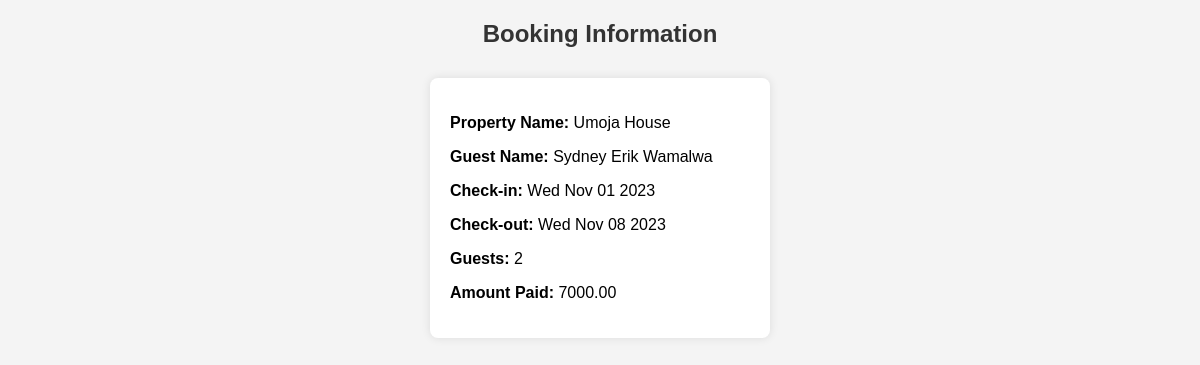
The app's page /viewpropertybookings/1, older data.
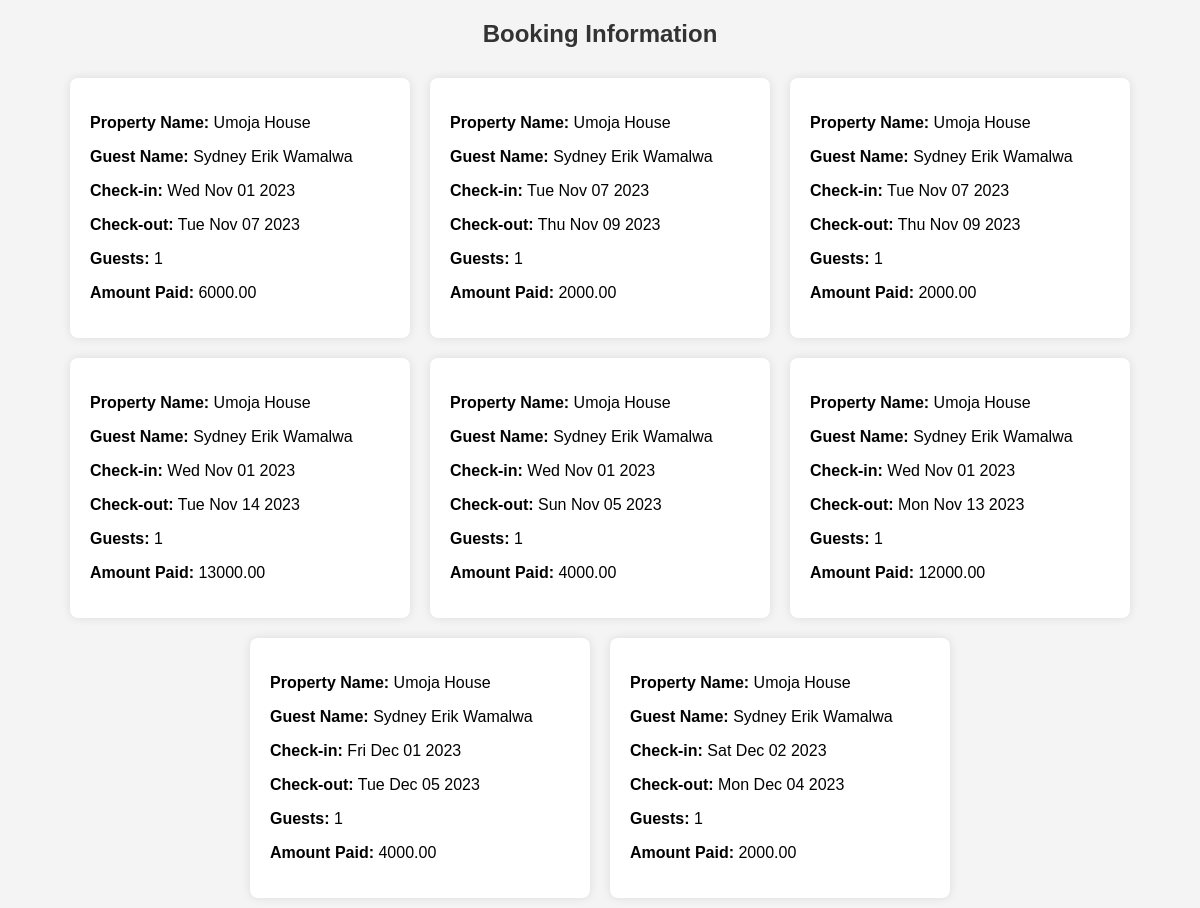
The same page, newer data.
### tables this page shows
CREATE TABLE bookings (
            id INTEGER PRIMARY KEY,
            guest_name TEXT NOT NULL,
            property_id INTEGER,
            property_name TEXT NOT NULL,
            check_in DATE NOT NULL,
            check_out DATE NOT NULL,
            guests INTEGER NOT NULL,
            amount VARCHAR NOT NULL,
            user_id INTEGER NOT NULL,
            contacts TEXT NOT NULL,
            property_type TEXT NOT NULL,
            FOREIGN KEY (property_type) REFERENCES properties(property_type),
            FOREIGN KEY (user_id) REFERENCES users(id),
            FOREIGN KEY (property_id) REFERENCES properties (id)
        );

### app.py (the view)
@app.route('/viewpropertybookings/<destination_id>')
def viewpropertybooking(destination_id):
    try:
        with sqlite3.connect('users.db') as connection:
            cursor = connection.cursor()
            cursor.execute("SELECT * FROM bookings WHERE property_id = ?", (destination_id,))
            bookings_data = cursor.fetchall()
        return render_template('admin_property_booking.html', bookings_data=bookings_data)
    except Exception as e:
        print(f"Error fetching bookings: {e}")
        bookings_data = []
        return render_template('admin_property_booking.html', bookings_data=bookings_data, error=str(e))

### templates/admin_property_booking.html (shortened to what this page needs)
<!DOCTYPE html>
<html lang="en">
<head>
</head>
<body>
    <h2>Booking Information</h2>
    <div class="bookings-container">
        {% for booking in bookings_data %}
            <div class="bookings">
                <p><strong>Property Name:</strong> {{ booking[3] }}</p>
                <p><strong>Guest Name:</strong> {{ booking[1] }}</p>
                <p><strong>Check-in:</strong> {{ booking[4] }}</p>
                <p><strong>Check-out:</strong> {{ booking[5] }}</p>
                <p><strong>Guests:</strong> {{ booking[6] }}</p>
                <p><strong>Amount Paid:</strong> {{ booking[7] }}</p>
            </div>
        {% endfor %}
    </div>
</body>
</html>

### templates/admin_property_booking.html (style rules this page uses)
body { font-family: 'Arial', sans-serif; background-color: #f4f4f4; margin: 0; padding: 0; display: flex; flex-direction: column; align-items: center; height: 100vh; }
h2 { text-align: center; color: #333; margin-bottom: 20px; }
.bookings-container { display: flex; flex-wrap: wrap; justify-content: center; }
.bookings { background-color: #fff; box-shadow: 0 0 10px rgba(0, 0, 0, 0.1); padding: 20px; margin: 10px; border-radius: 8px; width: 300px; text-align: left; }

Row changes from the older to the newer data that the page shows:
changed bookings (number 1 of 8 on the later page): check_out "Wed Nov 08 2023" → "Tue Nov 07 2023"; guests "2" → "1"; amount "7000.00" → "6000.00"
added bookings: property_name "Umoja House", guest_name "Sydney Erik Wamalwa", check_in "Tue Nov 07 2023", check_out "Thu Nov 09 2023", guests "1", amount "2000.00"
added bookings: property_name "Umoja House", guest_name "Sydney Erik Wamalwa", check_in "Tue Nov 07 2023", check_out "Thu Nov 09 2023", guests "1", amount "2000.00"
added bookings: property_name "Umoja House", guest_name "Sydney Erik Wamalwa", check_in "Wed Nov 01 2023", check_out "Tue Nov 14 2023", guests "1", amount "13000.00"
added bookings: property_name "Umoja House", guest_name "Sydney Erik Wamalwa", check_in "Wed Nov 01 2023", check_out "Sun Nov 05 2023", guests "1", amount "4000.00"
added bookings: property_name "Umoja House", guest_name "Sydney Erik Wamalwa", check_in "Wed Nov 01 2023", check_out "Mon Nov 13 2023", guests "1", amount "12000.00"
added bookings: property_name "Umoja House", guest_name "Sydney Erik Wamalwa", check_in "Fri Dec 01 2023", check_out "Tue Dec 05 2023", guests "1", amount "4000.00"
added bookings: property_name "Umoja House", guest_name "Sydney Erik Wamalwa", check_in "Sat Dec 02 2023", check_out "Mon Dec 04 2023", guests "1", amount "2000.00"
